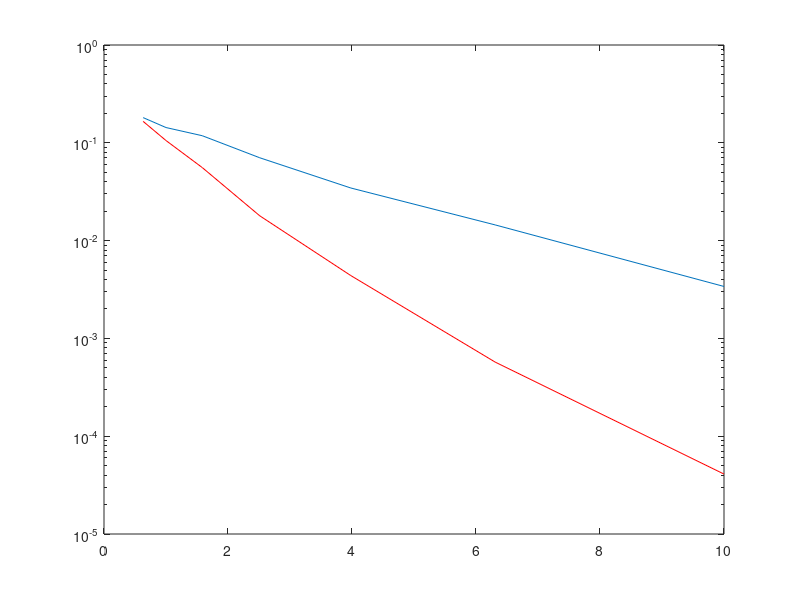

This chart was generated by the following MATLAB code:
%e1
clear all
clc

b=4; 
M=2^b;
Nfft=128; 
Nffth=Nfft/2;
Nblock=Nffth*b;
Ng = 16; 
Nsym= Nfft+Ng;
Tsym=0.001;
SNRbdB=10;

EbN0 = 10.^([10 8 6 4 2 0 -2]./10);

BER16QAM = [3.3967e-3 1.4468e-2 3.4505e-2 7.0312e-2 1.1816e-1 1.4323e-1 1.8099e-1];
BER4QAM = [4.1e-5 5.7235e-4 4.3890e-3 1.7933e-2 5.5804e-2 1.0547e-1 1.6562e-1];
  
semilogy(EbN0, BER16QAM);
hold on
semilogy(EbN0, BER4QAM, 'r');
hold off

